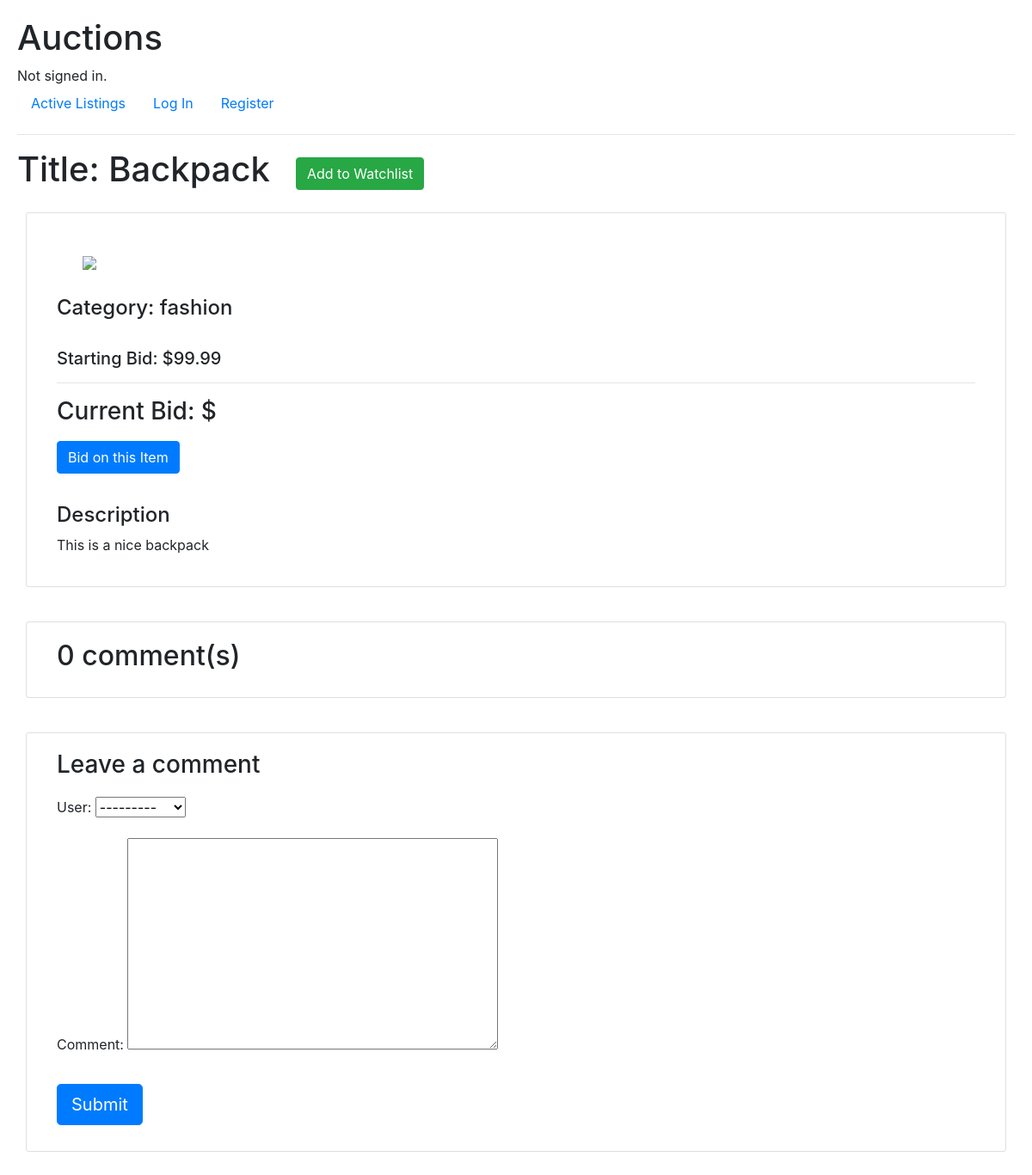
/listing/1, run on the app's committed database.
### auctions/models.py (models this page shows, shortened)
class Listings(models.Model):
    title = models.CharField(max_length=64, default="")
    description = models.TextField(default="")
    image = models.URLField(blank=True, null=True)
    initial_bid = models.DecimalField(max_digits=8, decimal_places=2)
    category = models.CharField(max_length=64, choices=CATEGORY_CHOICES, default="other")
    listing_user = models.ForeignKey(User, on_delete=models.CASCADE, related_name="listing")

### auctions/views.py (the view)
# urls.py: path('listing/<id>', views.listing, name="listing")
def listing(request, id):
    listing = Listings.objects.get(id=id)
    comments = listing.comments.filter(active=True)
    new_comment = None
    if request.method == 'POST':
        comment_form = CommentForm(data=request.POST)
        if comment_form.is_valid():
            new_comment = comment_form.save(commit=False)
            new_comment.listing = listing
            new_comment.save()
    else:
        comment_form = CommentForm()
    context = {
        'listing': listing,
        'comments': comments,
        "new_comment": new_comment,
        "comment_form": comment_form
    }
    return render(request, "auctions/listing.html", context)

### auctions/forms.py
class CommentForm(forms.ModelForm):
    class Meta:
        model = Comments
        fields = [
            'user',
            'comment'
        ]

### auctions/templates/auctions/listing.html (shortened to what this page needs)
{% extends "auctions/layout.html" %} {% block body %}
<div id="title-section">
  <h1>Title: {{ listing.title }}</h1>
  <button class="btn btn-success">Add to Watchlist</button>
</div>
<div class="container">
  <div class="row">
    <div class="col-md-12 card mb-4 mt-3">
      <div class="card-body">
        <div class="image-block">
          <img src="{{ listing.image }}" width="400px" />
        </div>
        <div>
          <h4>Category: {{ listing.category }}</h4>
          <br />
          <h5>Starting Bid: ${{ listing.initial_bid }}</h5>
          <hr />
          <h3>Current Bid: $</h3>
          <button class="btn btn-primary">Bid on this Item</button>
          <br />
          <br />
          <h4>Description</h4>
          <p>{{ listing.description}} <br /></p>
        </div>
      </div>
    </div>
  </div>
</div>
<div class="container">
  <div class="row">
    <div class="col-md-12 card mb-4 mt-3">
      <div class="card-body">
        <h2>{{ comments.count }} comment(s)</h2>
      </div>
    </div>
    <div class="col-md-12 card mb-4 mt-3">
      <div class="card-body">
        {% if new_comment %}
        <div class="alert alert-success" role="alert">
          Your comment is awaiting moderation
        </div>
        {% else %}
        <h3>Leave a comment</h3>
        <form method="post" style="margin-top: 1.3em">
          {{ comment_form.as_p }} {% csrf_token %}
          <button type="submit" class="btn btn-primary btn-lg">Submit</button>
        </form>
        {% endif %}
      </div>
    </div>
  </div>
</div>
{% endblock %}

### auctions/static/auctions/styles.css (style rules this page uses)
body { padding: 20px; }
.image-block { display: inline-flex; flex-direction: row; align-items: center; justify-content: flex-start; padding: 30px; }
.btn { margin: 10px 0px; }
#title-section { display: flex; flex-direction: row; }
#title-section .btn-success { margin-left: 30px; }

### data on the page
Listings: title "Backpack", category "fashion", initial_bid "99.99", description "This is a nice backpack"

### other printed values
{{ comments.count }} "0"
